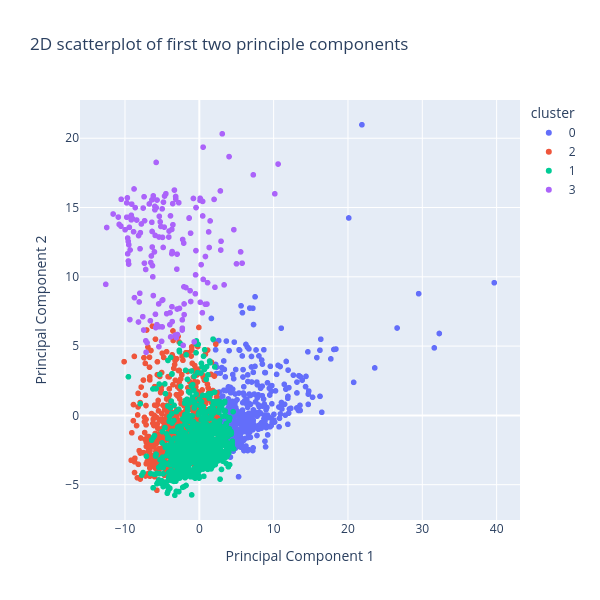

The cell this chart's notebook holds for it:
### Code cell
scatter_kmeans_pca_df = pd.DataFrame(
    data = nhanes_cluster_pca[:, [0, 1]],
    columns = ['Principal Component 1', 'Principal Component 2']
)
scatter_kmeans_pca_df['cluster'] = kmeans_pca.labels_.astype(str)

fig = px.scatter(
    scatter_kmeans_pca_df,
    x='Principal Component 1',
    y='Principal Component 2',
    color='cluster',
    title='2D scatterplot of first two principle components',
    height=600,
    width=600
)

fig.show()

### Figure 1 — Plotly figure (JSON) as saved in the notebook; plotly's stock layout.template omitted (floating-point values rounded to 4 significant figures; data arrays with more than 128 entries replaced by an {"elided": "..."} marker saying what was removed)
{"data": [{"hovertemplate": "cluster=0<br>Principal Component 1=%{x}<br>Principal Component 2=%{y}<extra></extra>", "legendgroup": "0", "marker": {"color": "#636efa", "symbol": "circle"}, "mode": "markers", "name": "0", "showlegend": true, "type": "scattergl", "x": {"elided": "403 float values"}, "xaxis": "x", "y": {"elided": "403 float values"}, "yaxis": "y"}, {"hovertemplate": "cluster=2<br>Principal Component 1=%{x}<br>Principal Component 2=%{y}<extra></extra>", "legendgroup": "2", "marker": {"color": "#EF553B", "symbol": "circle"}, "mode": "markers", "name": "2", "showlegend": true, "type": "scattergl", "x": {"elided": "666 float values"}, "xaxis": "x", "y": {"elided": "666 float values"}, "yaxis": "y"}, {"hovertemplate": "cluster=1<br>Principal Component 1=%{x}<br>Principal Component 2=%{y}<extra></extra>", "legendgroup": "1", "marker": {"color": "#00cc96", "symbol": "circle"}, "mode": "markers", "name": "1", "showlegend": true, "type": "scattergl", "x": {"elided": "832 float values"}, "xaxis": "x", "y": {"elided": "832 float values"}, "yaxis": "y"}, {"hovertemplate": "cluster=3<br>Principal Component 1=%{x}<br>Principal Component 2=%{y}<extra></extra>", "legendgroup": "3", "marker": {"color": "#ab63fa", "symbol": "circle"}, "mode": "markers", "name": "3", "showlegend": true, "type": "scattergl", "x": {"elided": "163 float values"}, "xaxis": "x", "y": {"elided": "163 float values"}, "yaxis": "y"}], "layout": {"height": 600, "legend": {"title": {"text": "cluster"}, "tracegroupgap": 0}, "title": {"text": "2D scatterplot of first two principle components"}, "width": 600, "xaxis": {"anchor": "y", "domain": [0, 1], "title": {"text": "Principal Component 1"}}, "yaxis": {"anchor": "x", "domain": [0, 1], "title": {"text": "Principal Component 2"}}}}
